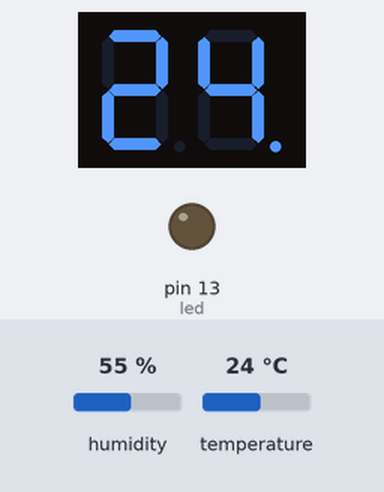
Recording of a sketch running on a simulated Arduino Uno, built with avr-gcc and run on an emulated ATmega328P. Parts: 2-digit seven-segment display, output pins drawn as LEDs (lit = HIGH). The inputs (shaded band) are chosen by the test bench; at power-on: humidity 55 %, temperature 24 °C.

Above: at 0.1 s.
At 38.1 s:
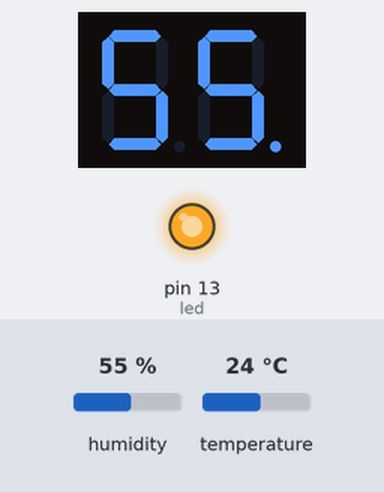
Timing chart, 0 to 39.6 s (numbered marks = the images above):
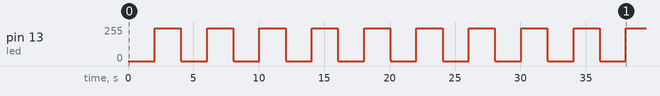

Measured:
- by itself, pin 13 (led): ramps from 247/255 to 0/255 and jumps back, once every 4.0 s

The sketch:

humidity_temperature.ino
```cpp
// (licence header left out)
#include "SevSeg.h"
#include <dht11.h>
dht11 DHT11;
#define DHT11PIN 4
SevSeg sevseg; //Instantiate a seven segment controller object
int led = 13;
void setup() {
  byte numDigits = 2;
  byte digitPins[] = {2, 3};
  byte segmentPins[] = {10, 9, 8, 7, 6, 11, 12}; // no H segment
  pinMode(led, OUTPUT);
  sevseg.begin(COMMON_ANODE, numDigits, digitPins, segmentPins);
  sevseg.setBrightness(90);
}

void loop() {
  static unsigned long timer = millis();
  int chk = DHT11.read(DHT11PIN);
  int temp = DHT11.temperature;
  int humidity = DHT11.humidity;
  int counter = 0;
  while(counter <= 6) {  // 60s update
      digitalWrite(led, LOW);
      sevseg.setNumber(temp, 0);
      while (millis() <= timer + 2000) { //delay de 5 s
        sevseg.refreshDisplay(); // Must run repeatedly
      }
      timer = millis();

      sevseg.setNumber(humidity, 0);
      while (millis() <= timer + 2000) { //delay of 5 s
        digitalWrite(led, HIGH); // indeicate the Humidity reading
        sevseg.refreshDisplay(); // Must run repeatedly
        digitalWrite(led, LOW); // to lower a little the led bright
      }
      timer = millis();
      counter++;
  }
  counter = 0;
}

/// END ///
```
